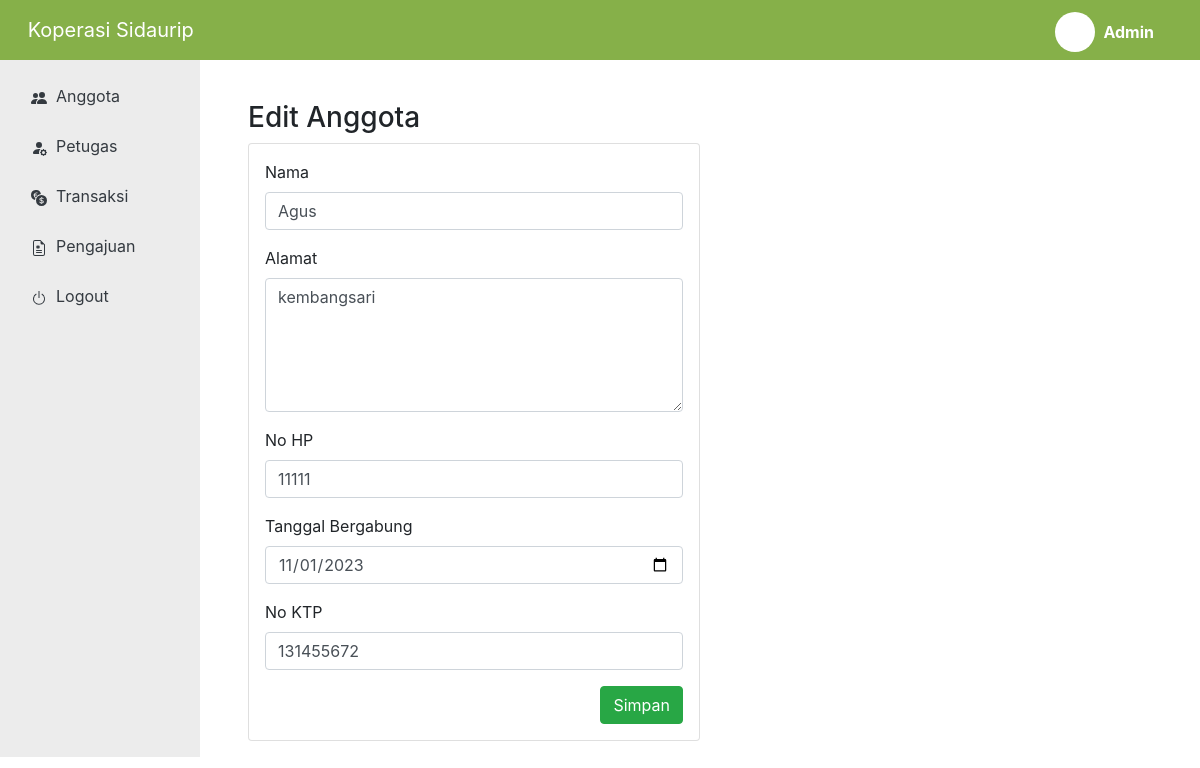
The app's page /views/admin/anggota/edit.php?id_anggota=1 with its own data.
### tables this page shows
CREATE TABLE `anggota` (
  `id_anggota` int NOT NULL,
  `nama_anggota` varchar(50) NOT NULL,
  `alamat` varchar(50) NOT NULL,
  `no_hp` int NOT NULL,
  `tgl_gabung` date NOT NULL,
  `no_ktp` int NOT NULL
);

### controllers/anggotaController.php (called while the page is built, shortened)
<?php
include_once '../../../models/anggota.php';
class anggotaController
{
    private $model;
    public function __construct($db)
    {
        $this->model = new anggota($db);
    }
    public function getAnggotaByid_anggota($id_anggota)
    {
        return $this->model->getAnggotaByid_anggota($id_anggota);
    }
}

### models/anggota.php (called while the page is built, shortened)
<?php
class anggota
{
    private $koneksi;
    public function __construct($db)
    {
        $this->koneksi = $db;
    }
    public function getAnggotaByid_anggota($id_anggota)
    {
        $query = "select * from anggota where id_anggota ='$id_anggota'";
        $result = mysqli_query($this->koneksi, $query);
        return mysqli_fetch_array($result);
    }
}

### views/admin/anggota/edit.php (the view, shortened to what this page needs)
<?php
include_once '../../../config.php';
include_once '../../../controllers/anggotaController.php';
$database = new database;
$db = $database->getKoneksi();
$anggotaController = new anggotaController($db);
$d = $anggotaController->getAnggotaByid_anggota($_GET['id_anggota']);
?>
<?php
include '../../../header_petugas.php';
?>
<div class="px-4 py-3" style="margin-top: 85px; ">
    <h3>Edit Anggota</h3>
    <div class="card px-3 py-3" style="width: 50%;">
        <form method="post" action="proses_edit_anggota">
            <div class="mb-3">
                <label for="nama_anggota" class="form-label">Nama</label>
                <input type="text" class="form-control" name="nama_anggota" value="<?php echo $d['nama_anggota']; ?>">
            </div>
            <div class="mb-3">
                <label for="alamat" class="form-label">Alamat</label>
                <textarea class="form-control" name="alamat" cols="20"
                    rows="5"><?php echo $d['alamat']; ?></textarea>
            </div>
            <div class="mb-3">
                <label for="no_hp" class="form-label">No HP</label>
                <input type="number" class="form-control" name="no_hp" value="<?php echo $d['no_hp']; ?>">
            </div>
            <div class="mb-3">
                <label for="tgl_gabung" class="form-label">Tanggal Bergabung</label>
                <input type="date" class="form-control" name="tgl_gabung" value="<?php echo $d['tgl_gabung']; ?>">
            </div>
            <div class="mb-3">
                <label for="no_ktp" class="form-label">No KTP</label>
                <input type="number" class="form-control" name="no_ktp" value="<?php echo $d['no_ktp']; ?>">
            </div>
            <div class="text-right">
                <input type="submit" class="btn btn-success" value="Simpan">
            </div>
        </form>
    </div>
</div>
<?php
include '../../../footer_petugas.php';
?>

### records on screen
anggota: nama_anggota "Agus", alamat "kembangsari", no_hp "11111", tgl_gabung "11/01/2023", no_ktp "131455672"
